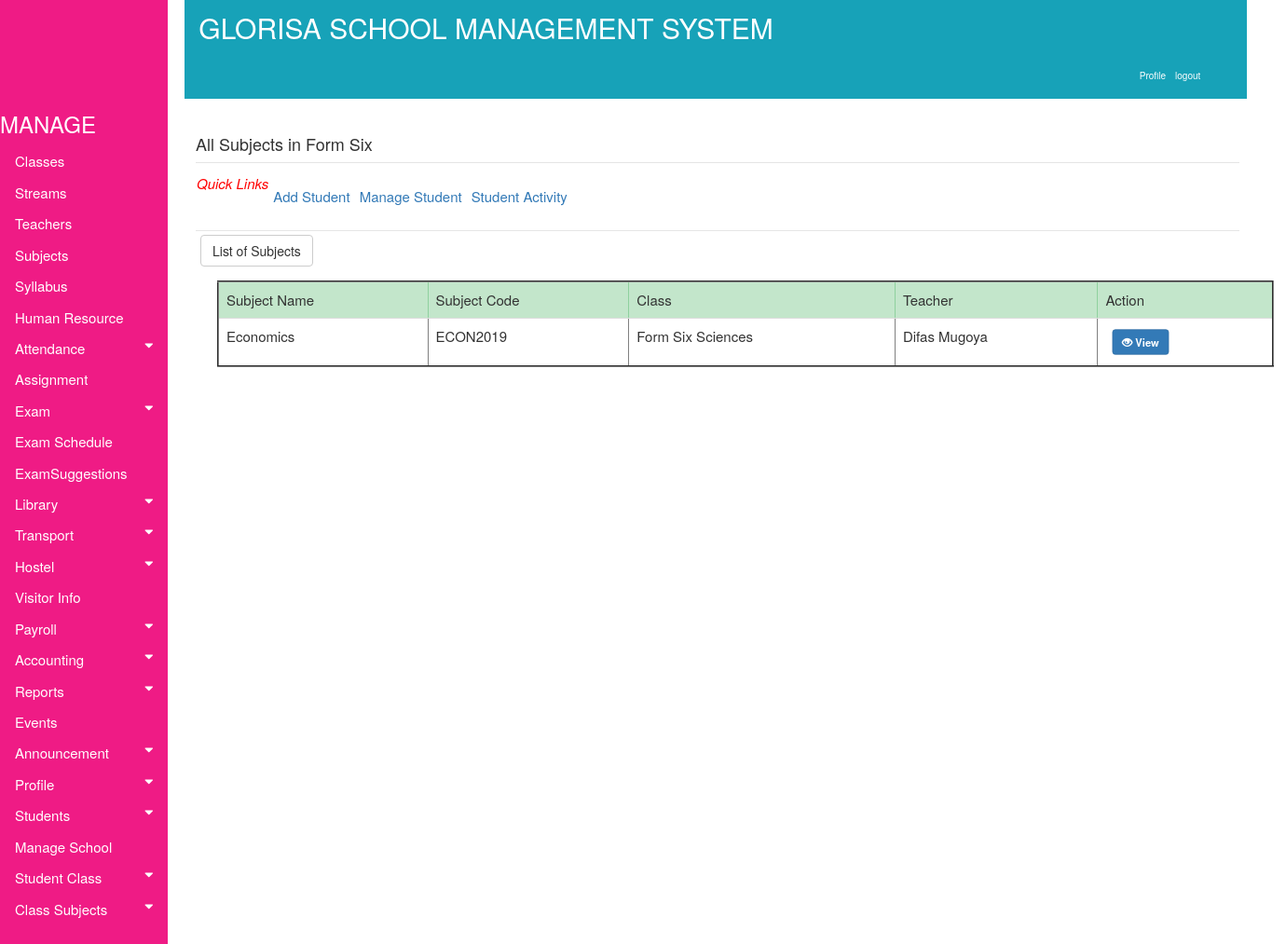
/accounts/subjectsinaclass6 (signed in), run on the app's committed database.
### accounts/models.py (models this page shows, shortened)
class Subjects(models.Model):
    choices = (('Compulsory','Compulsory'),('Options','Options'))
    Subjectname = models.CharField(max_length=130)
    Subjectcode = models.CharField(max_length=130)
    Author = models.CharField(max_length=130)
    Class = models.ForeignKey(Classinformation, on_delete=models.PROTECT, blank=True, null=True)
    SubjectTeacher = models.ForeignKey(TeachersInformation, on_delete=models.PROTECT, blank=True, null=True)
    Type = models.CharField(max_length=130, choices=choices, blank=False)
    OtherNotes = models.TextField(max_length=200, blank=True)

class Classinformation(models.Model):
    nameclass= (('Form_One','Form_One'), ('Form_Two', 'Form_Two'),('Form_Three','Form_Three'), ('Form_Four', 'Form_Four'),
    ('Form_Five_Arts','Form_Five_Arts'), ('Form_Five_Sciences', 'Form_Five_Sciences'),
    ('Form_Five_Six','Form_Six_Arts'), ('Form_Six_Sciences', 'Form_Six_Sciences'))
    ClassName = models.CharField(max_length=130, choices=nameclass, blank=False)
    ClassTeacher = models.ForeignKey(TeachersInformation, on_delete=models.PROTECT, blank=True, null=True)
    TotalStudents = models.CharField(max_length=30, blank=True)
    NumberOfSections = models.CharField(max_length=30, blank=True)
    def __str__(self):
        return self.ClassName

class TeachersInformation(models.Model):
    choices = (('female','female'), ('male', 'male'))
    type = (('Monthly','Monthly'), ('hourly', 'hourly'))
    blood= (('A+','A+'), ('A-', 'A-'),('B+','B+'), ('B-', 'B-'),('AB+','AB+'), ('AB-', 'AB-'),
    ('O+','O+'), ('O-', 'O-'))
    responsibility = (('Mathematics','Mathematics'), ('English', 'English'),('History','History'), ('Biology', 'Biology')
    ,('Chemistry','Chemistry'), ('Physics', 'Physics'),('Geography','Geography'), ('Economics', 'Economics'))
    Name = models.CharField(max_length=130)
    NationaId = models.CharField(max_length=130)
    Responsibility = models.CharField(max_length=100, choices=responsibility, blank=False)
    Gender=models.CharField(max_length=10, choices=choices, blank=False, null=True)
    BloodGroup=models.CharField(max_length=10, choices=blood, blank=False, null=True)
    Religion =models.CharField(max_length=130)
    DateOfBirth=models.CharField(max_length=130, default="15-10-1990")
    PermanentAddress=models.CharField(max_length=130)
    PresentAddress=models.CharField(max_length=130 )
    Email=models.CharField(max_length=130)
    Password=models.CharField(max_length=130)
    Username=models.CharField(max_length=130)
    Salary = models.ForeignKey(SalaryGrade, on_delete=models.PROTECT, blank=True, null=True)
    SalaryType =models.CharField(max_length=10, choices=type, blank=False)
    JoiningDate=models.CharField(max_length=130,  default="15-10-1990")
    Resume=models.FileField(upload_to="gallery")
    TeacherPhoto=models.ImageField(upload_to="gallery")
    OtherInfo=models.TextField(max_length=100,  default="Enter Other Notes")
    def __str__(self):
        return self.Name

### accounts/views/views.py (the view)
@login_required
def subjectsinaclass6(request):
    all_classes = Classinformation.objects.all()
    all_subjects = Subjects.objects.filter(Class=all_classes[5])
    context = {'all_subjects': all_subjects, 'all_classes': all_classes}
    return render(request, 'accounts/Subject/view_form_six_subjects.html', context)

### accounts/templates/accounts/Subject/view_form_six_subjects.html
{% extends 'base.html' %}
{% block body %}
<div class="container" style="margin-left: 200px;font-size: 20px; padding: 0px 10px;">
   <br><h4>All Subjects in Form Six</h4>
  <hr style=" margin-top: 1rem;margin-bottom: 1rem;border: 0; border-top: 1px solid rgba(0, 0, 0, 0.1);"/>
  <nav class="nav navbar-expand" style="font-size:15px; padding: 1px 1px 1px 1px">
    <i style="font-size: 15px; color:red;">Quick Links</i>
    <ul class="navbar-nav mr-auto">
      <li class="nav-item">
      <a class="nav-link" href="#">Add Student</a>
      </li>
      <li class="nav-item">
      <a class="nav-link" href="#">Manage Student</a>
      </li>
      <li class="nav-item">
      <a class="nav-link" href="#">Student Activity</a>
      </li>
    </ul>
  </nav>
  <nav class="nav navbar-expand" style="float:left">
    <ul class="navbar-nav mr-auto">
      <li class="nav-item">
        <a class="nav-link" href="#"><button class="btn btn-default">List of Subjects</button></a>
      </li>
    </ul>
  </nav>
  <hr style=" margin-top: 1rem;margin-bottom: 1rem;border: 0; border-top: 1px solid rgba(0, 0, 0, 0.1);"/>
<div class="container" style="margin-left:20px; font-size:15px; padding:3px">
<table class="table table-hover" border="2">
   <thead class="table-success">
    <tr>
         <td>Subject Name</td>
         <td>Subject Code</td>
         <td>Class</td>
         <td>Teacher</td>
         <td>Action</td>
     </tr>
   </thead>
   <tbody>
     {% if all_subjects %}
     {% for item in all_subjects %}
     <tr>
       <td>{{ item.Subjectname}}</td>
       <td>{{ item.Subjectcode}}</td>
       <td>{{ item.Class}}</td>
       <td>{{ item.SubjectTeacher}}</td>
       <td>
         <link href="https://maxcdn.bootstrapcdn.com/bootstrap/3.3.0/css/bootstrap.min.css" rel="stylesheet" id="bootstrap-css">
        <a class="btn btn-primary a-btn-slide-text" href="{% url 'viewsinglesubjectsinclassdetails' pk=item.id  %}"><span class="glyphicon glyphicon-eye-open" aria-hidden="true"></span>
       <span><strong>View</strong></span></a>
       </td>
        {% endfor %}
     </tr>
     {% endif %}
   </tbody>
</table>
</div>
</div>
{% endblock %}

### accounts/static/css/style.css (style rules this page uses)
.container { margin-left: 200px;font-size: 10px; padding: 0px 10px; }
body { font-family: "Lato", sans-serif; }
a.btn { -webkit-transform: scale(0.8); -moz-transform: scale(0.8); -o-transform: scale(0.8); -webkit-transition-duration: 0.5s; -moz-transition-duration: 0.5s; -o-transition-duration: 0.5s; }

### data on the page
Subjects: Subjectname "Economics", Subjectcode "ECON2019", Class "Form Six Sciences", SubjectTeacher "Difas Mugoya"
